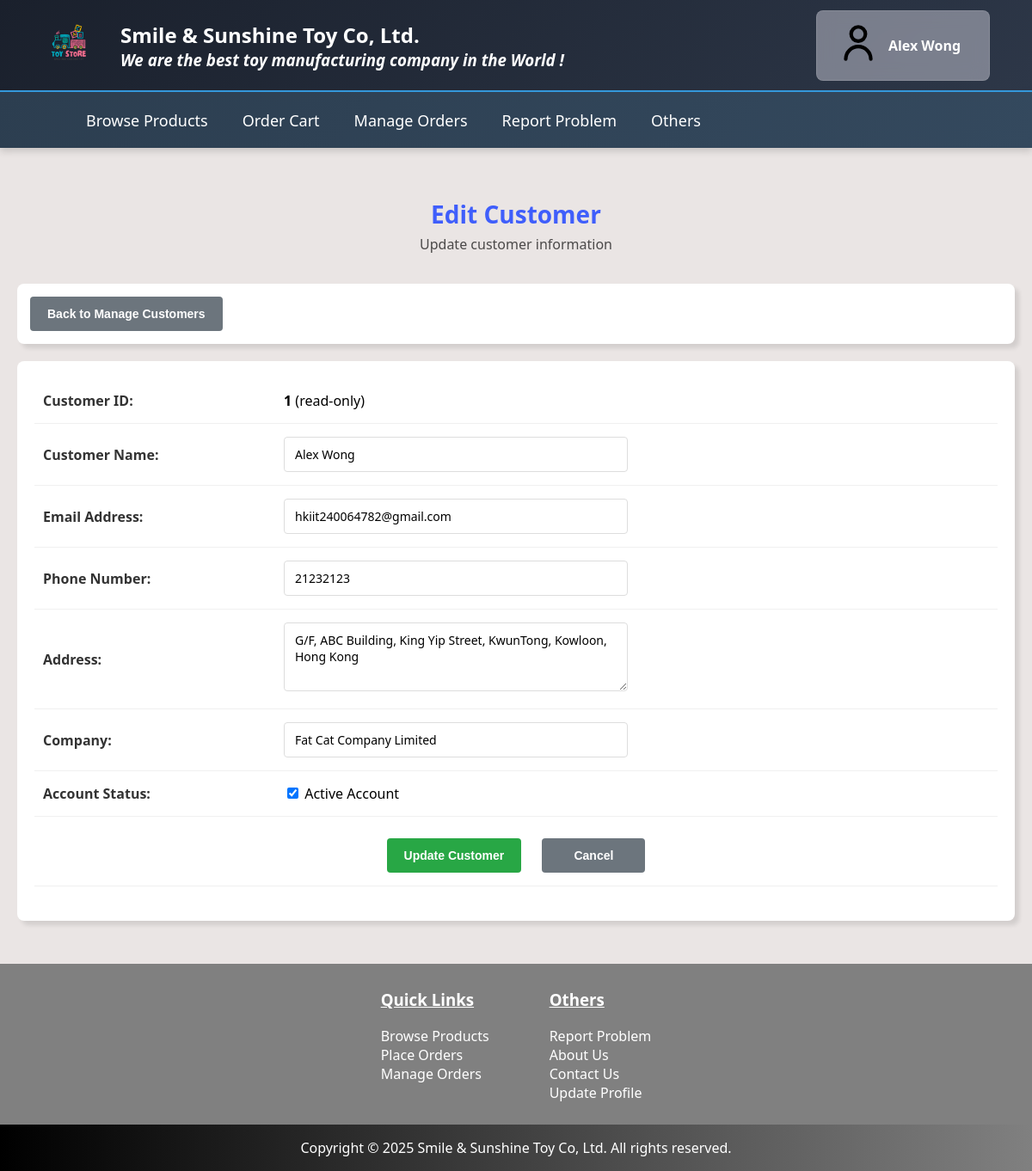
Before: /staff/user/edit-customer.php?id=1 (signed in) with the older database file.
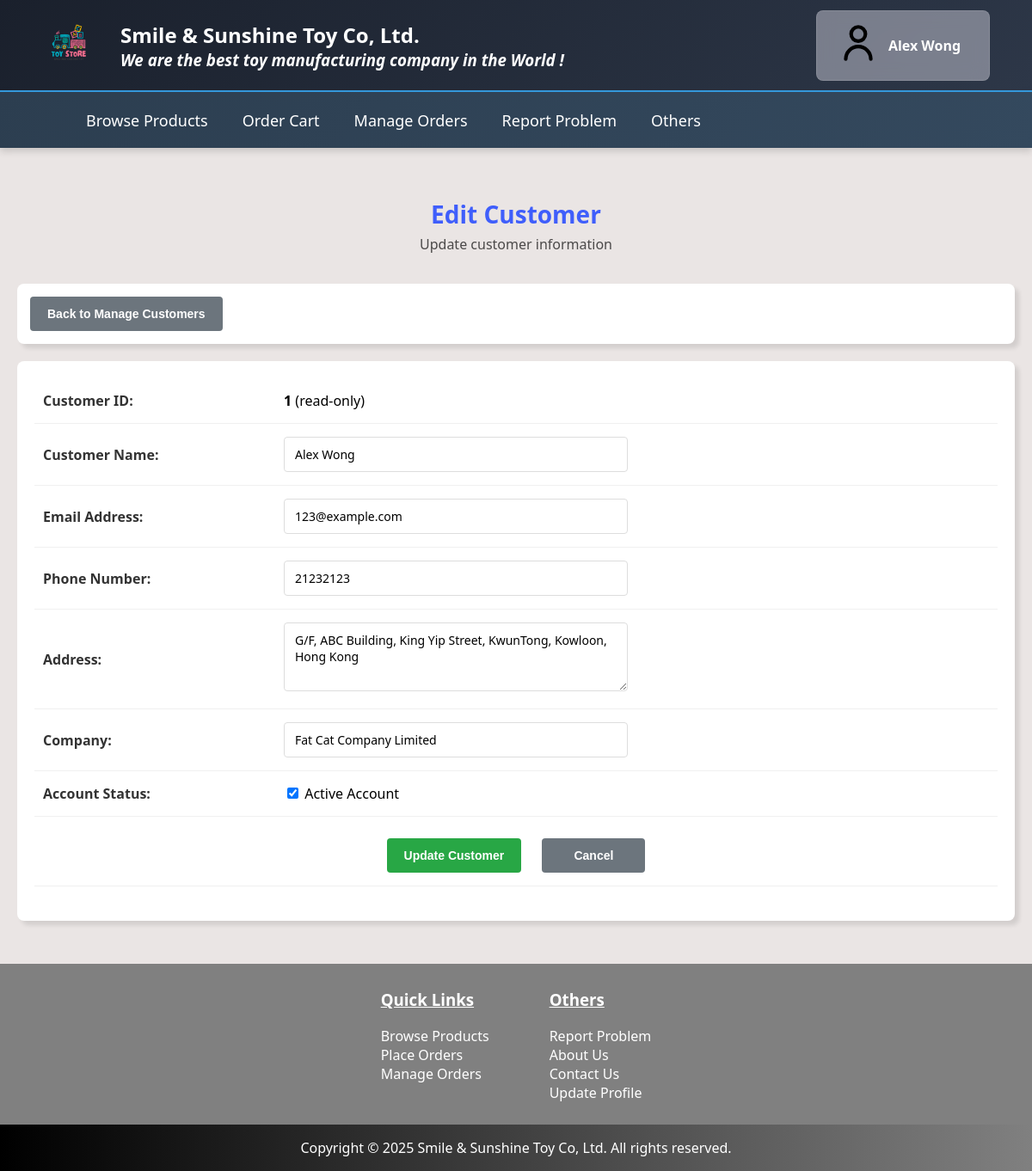
After: the same page with the newer database file.
### tables this page shows
CREATE TABLE `customer` (
  `cid` int(11) NOT NULL AUTO_INCREMENT,
  `cname` varchar(255) NOT NULL,
  `cemail` varchar(255) DEFAULT NULL,
  `cpassword` varchar(255) NOT NULL,
  `ctel` int(11) DEFAULT NULL,
  `caddr` text DEFAULT NULL,
  `company` varchar(255) DEFAULT NULL,
  `lastSession` longtext DEFAULT NULL CHECK (json_valid(`lastSession`)),
  `cimage` varchar(255) DEFAULT NULL,
  `cavail` tinyint(1) DEFAULT 1,
  PRIMARY KEY (`cid`)
);

### staff/user/edit-customer.php (the view, shortened to what this page needs)
<?php
require_once __DIR__ . "/../../config/database.php";
$cid = $_GET["id"] ?? "";
$stmt = $conn->prepare("SELECT * FROM customer WHERE cid = ?");
$stmt->bind_param("i", $cid);
$stmt->execute();
$result = $stmt->get_result();
$customer = $result->fetch_assoc();
?>
<!DOCTYPE html>
<html lang="en">
    <head>
        <?php require_once __DIR__ . "/../../includes/head-setting.php"; ?>
        <link rel="stylesheet" href="styles/style-items.css">
    </head>
    <body>
        <div id="main-page">
            <?php require_once __DIR__ . "/../../includes/header.php"; ?>
            <div id="main-section">
                <div id="items-container">
                    <div id="items-header">
                        <h2>Edit Customer</h2>
                        <p>Update customer information</p>
                    </div>
                    <div id="items-controls">
                        <div id="control-actions">
                            <button type="button" id="back-btn" onclick="window.location.href='staff/user/manage-customer.php'">Back to Manage Customers</button>
                        </div>
                    </div>
                    <div id="items-section">
                        <form method="POST">
                            <div id="add-item-form">
                                <table id="add-item">
                                    <tr>
                                        <td><label for="customer-id">Customer ID:</label></td>
                                        <td><strong><?php echo $customer["cid"]; ?></strong> (read-only)</td>
                                    </tr>
                                    <tr>
                                        <td><label for="customer-name">Customer Name:</label></td>
                                        <td><input type="text" name="customer-name" value="<?php echo $customer["cname"]; ?>" required></td>
                                    </tr>
                                    <tr>
                                        <td><label for="customer-email">Email Address:</label></td>
                                        <td><input type="email" name="customer-email" value="<?php echo $customer["cemail"]; ?>" required></td>
                                    </tr>
                                    <tr>
                                        <td><label for="customer-tel">Phone Number:</label></td>
                                        <td><input type="tel" name="customer-tel" value="<?php echo $customer["ctel"]; ?>"></td>
                                    </tr>
                                    <tr>
                                        <td><label for="customer-address">Address:</label></td>
                                        <td><textarea name="customer-address" rows="3"><?php echo $customer["caddr"]; ?></textarea></td>
                                    </tr>
                                    <tr>
                                        <td><label for="customer-company">Company:</label></td>
                                        <td><input type="text" name="customer-company" value="<?php echo $customer["company"]; ?>"></td>
                                    </tr>
                                    <tr>
                                        <td><label for="customer-active">Account Status:</label></td>
                                        <td>
                                            <label class="checkbox-label">
                                                <input type="checkbox" name="customer-active" <?php echo $customer["cavail"] ? "checked" : ""; ?>>
                                                Active Account
                                            </label>
                                        </td>
                                    </tr>
                                    <tr>
                                        <td colspan="2" id="button-row">
                                            <input id="btn-submit" type="submit" value="Update Customer">
                                            <input id="btn-reset" type="button" value="Cancel" onclick="window.location.href='staff/user/manage-customer.php'">
                                        </td>
                                    </tr>
                                </table>
                            </div>
                        </form>
                    </div>
                </div>
            </div>
            <?php require_once __DIR__ . "/../../includes/footer.php"; ?>
        </div>
    </body>
</html>

Changed rows visible on the page:
changed customer "Alex Wong": customer-email "hkiit240064782@gmail.com" → "123@example.com"
